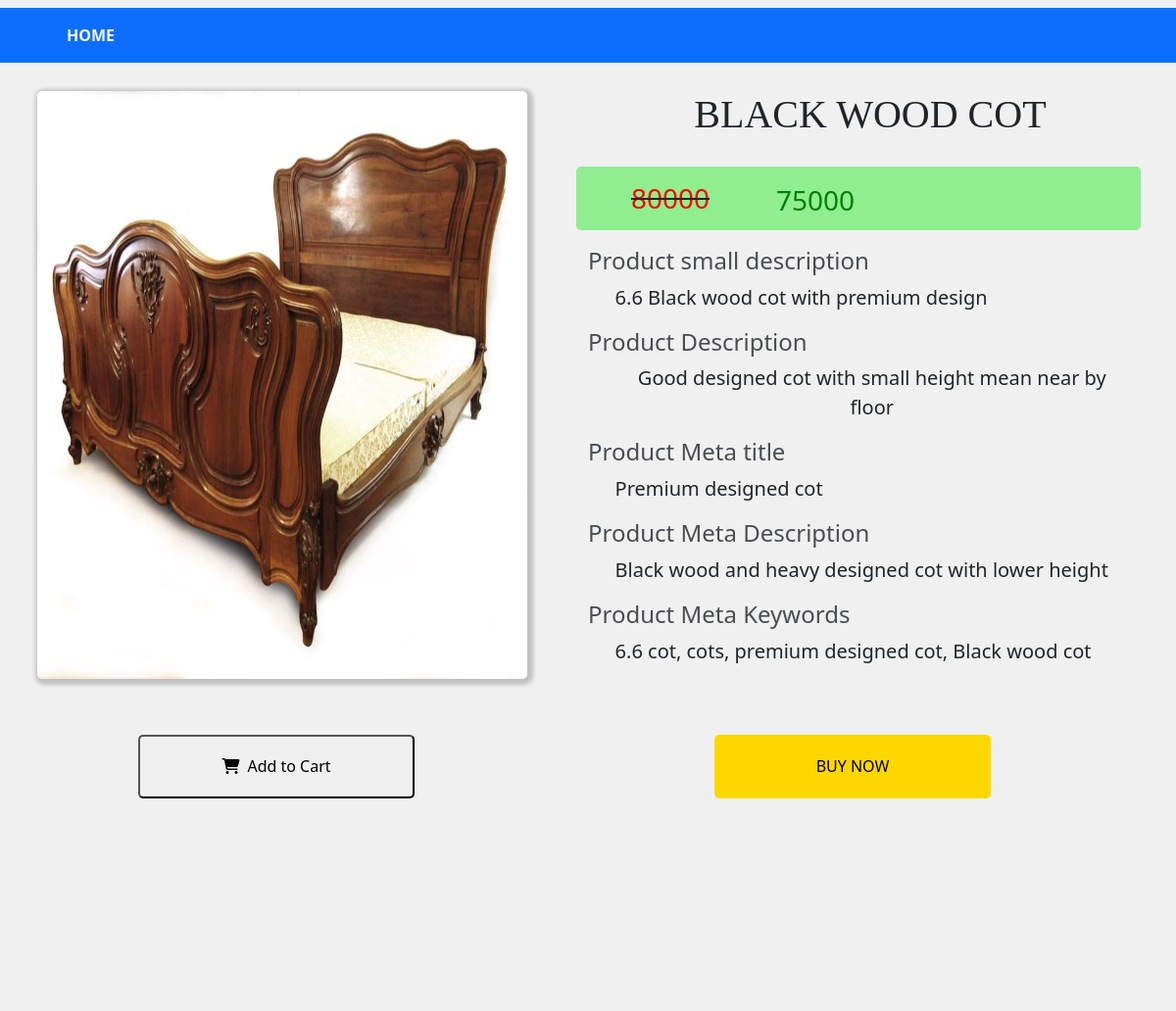
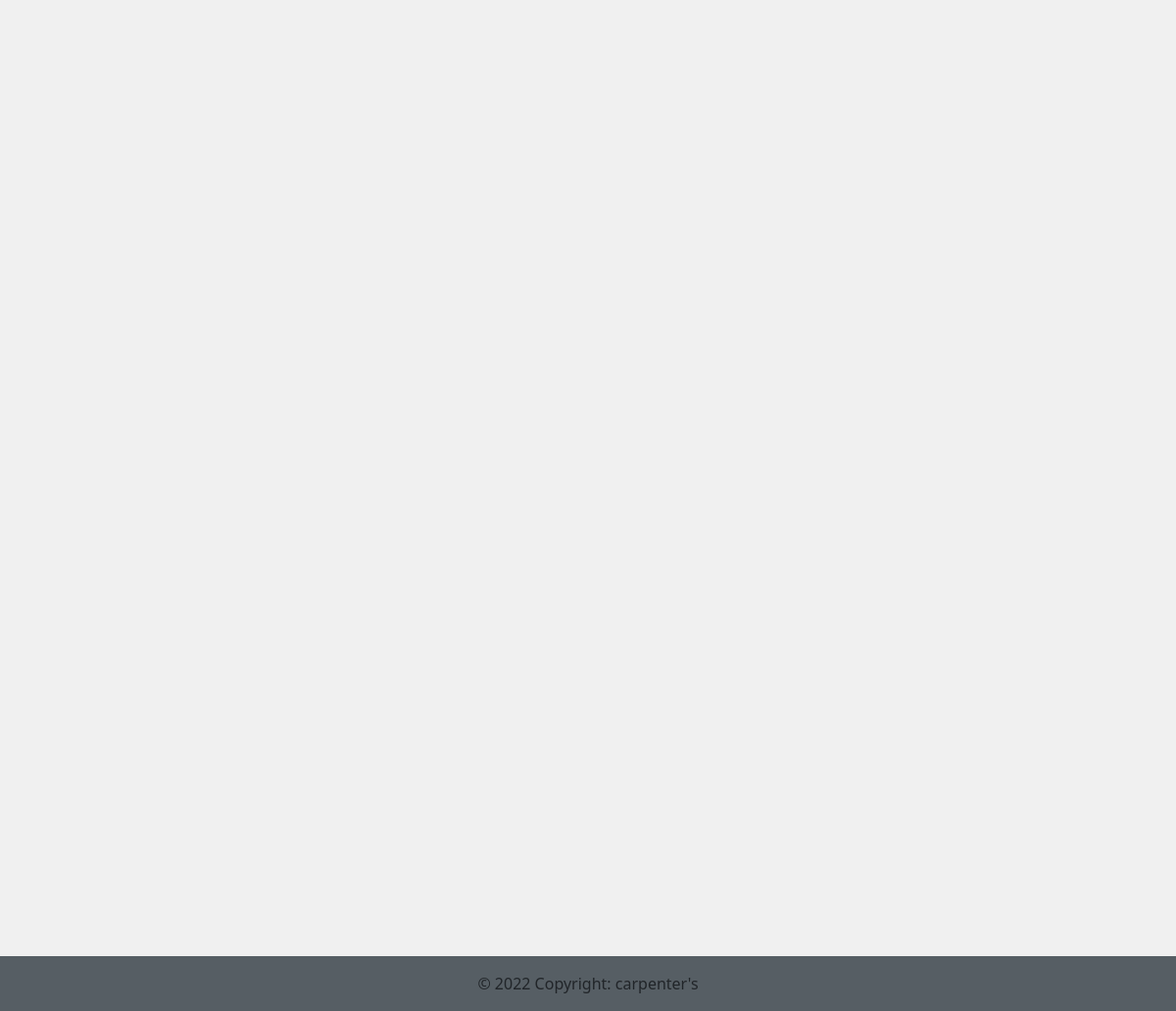
The app's page /product.php?prod=BLACK WOOD COT (signed in) with its own data (2 pictures, top to bottom).
### tables this page shows
CREATE TABLE `products` (
  `proid` int(11) NOT NULL,
  `proname` varchar(255) NOT NULL,
  `promrp` int(11) NOT NULL,
  `proprice` int(11) NOT NULL,
  `proqty` int(11) NOT NULL,
  `proimg` varchar(255) NOT NULL,
  `prosdes` varchar(255) NOT NULL,
  `prodes` varchar(255) NOT NULL,
  `promtitle` varchar(255) NOT NULL,
  `promdes` varchar(255) NOT NULL,
  `promkeywords` varchar(255) NOT NULL
);

### product.php (the view, shortened to what this page needs)
<?php
    $connect=mysqli_connect("localhost","root","","data123");
    $sql_query="SELECT * FROM `Products`";
    $result=mysqli_query($connect,$sql_query);
    ?>
    <?php
    if(isset($_GET['prod']) && isset($_SESSION['uname']))
    {
      $product=$_GET['prod'];
    ?>
    <html>
  <head>
  <link href="https://cdn.jsdelivr.net/npm/bootstrap@5.0.2/dist/css/bootstrap.min.css" rel="stylesheet">
    <link rel="stylesheet" href="https://cdn.jsdelivr.net/npm/bootstrap-icons@1.5.0/font/bootstrap-icons.css">
</head>
<body style="background-color:#f0f0f0;" class="text-center text-sm-center">
      <?php
    while($row=mysqli_fetch_assoc($result))
        {
          if($row['proname']==$product){
            ?>
            <nav class="navbar navbar-expand-lg navbar-dark bg-primary mt-2 fw-bold text-center text-sm-center sticky-top">
              <div class="collapse navbar-collapse" id="navbarSupportedContent">
              <ul class="navbar-nav me-auto mb-2 mb-lg-0 home">
                <li class="nav-item">
                <a class="nav-link text-light" aria-current="page" href="main.php">HOME</a>
                </li>
              </ul>
            </div>
          </nav>
          <div class="row onerow">
            <div class="col-lg-6 col-sm-12">
              <img src= '<?= $row['proimg'] ?>' width="500px" height="600px" class="im">
            </div>
            <div class="col-lg-6 col-sm-12">
              <h1 class="he"><?= $row['proname'] ?></h1>
              <div class="row rowdiv">
                <div class="col-lg-4 col-sm-4">
                <s><h3 class="hp"><span><?= $row['promrp'] ?></span></h3></s>
                </div>
                <div class="col-lg-8 col-sm-8">
                  <h3 class="hp"><span><?= $row['proprice'] ?></span></h3>
                </div>
              </div>
              <div class="row">
              <div class="col-lg-12 col-sm-12">
                <h4 class="hpi">Product small description</h4>
              </div>
              <div class="col-lg-12 col-sm-12">
                <p class="hpi1"><?= $row['prosdes'] ?></p>
              </div>
              <div class="col-lg-12 col-sm-12">
                <h4 class="hpii">Product Description</h4>
              </div>
              <div class="col-lg-12 col-sm-12">
                <p class="hpi1"><?= $row['prodes'] ?></p>
              </div>
              <div class="col-lg-12 col-sm-12">
                <h4 class="hpii">Product Meta title</h4>
              </div>
              <div class="col-lg-12 col-sm-12">
                <p class="hpi1"><?= $row['promtitle'] ?></p>
              </div>
              <div class="col-lg-12 col-sm-12">
                <h4 class="hpii">Product Meta Description</h4>
              </div>
              <div class="col-lg-12 col-sm-12">
                <p class="hpi1"><?= $row['promdes'] ?></p>
              </div>
              <div class="col-lg-12 col-sm-12">
                <h4 class="hpii">Product Meta Keywords</h4>
              </div>
              <div class="col-lg-12 col-sm-12">
                <p class="hpi1"><?= $row['promkeywords'] ?></p>
              </div>
            </div>
            </div>
            <div class="row sticky">
                <div class="col-lg-6 col-sm-6">
                  <a href="cart.php?car=<?= $row['proname']?>"><button class="button1"><i class="fa fa-shopping-cart me-2"></i>Add to Cart</button></a>
                </div>
                <div class="col-lg-6 col-sm-6">
                  <a href="beforesell.php?sell=<?= $row['proname']?>"><button class="button2">BUY NOW</button></a>
                </div>
          </div>
          </div>
             <?php
          }
        }
?>
<footer class="fot bg-secondary">
 <div
         class="text-center p-3 ic"
         style="background-color: rgba(0, 0, 0, 0.2)"
         >
      © 2022 Copyright: carpenter's
    </div>
</footer>
</body>
<?php
}
?>

### product.php (style rules this page uses)
.row { width:100%; }
.home { margin:0% 5%; }
.he { font-family:italic; margin-top:5%; opacity:1; }
.im { margin:5% 0%; box-shadow:2px 2px 4px 4px rgba(0,0,0,0.2); border-radius:5px; }
.rowdiv { margin-top:5%; height:10%; width:100%; background-color:lightgreen; border-radius:5px; justify-content:center; }
.rowdiv .col-lg-4 .hp { color:red; margin:10% 0%; }
.rowdiv .col-lg-8 .hp { float:left; color:green; margin:5% 0%; }
.hpi { float:left; opacity:0.8; margin-top:3%; }
.hpii { float:left; opacity:0.8; }
.hpi1 { float:left; margin-left:5%; font-size:20px; }
.button1 { margin:5% 0%; width:50%; height:60%; border-radius:5px; }
.button2 { margin:5% 0%; width:50%; height:60%; background-color:gold; border:gold; border-radius:5px; }
.sticky { position:sticky; bottom:0; }
.fot { margin-top:100%; }

### records on screen
products: proimg (picture), proname "BLACK WOOD COT", promrp "80000", proprice "75000", prosdes "6.6 Black wood cot with premium design", prodes "Good designed cot with small height mean near by floor", promtitle "Premium designed cot", promdes "Black wood and heavy designed cot with lower height", promkeywords "6.6 cot, cots, premium designed cot, Black wood cot"
